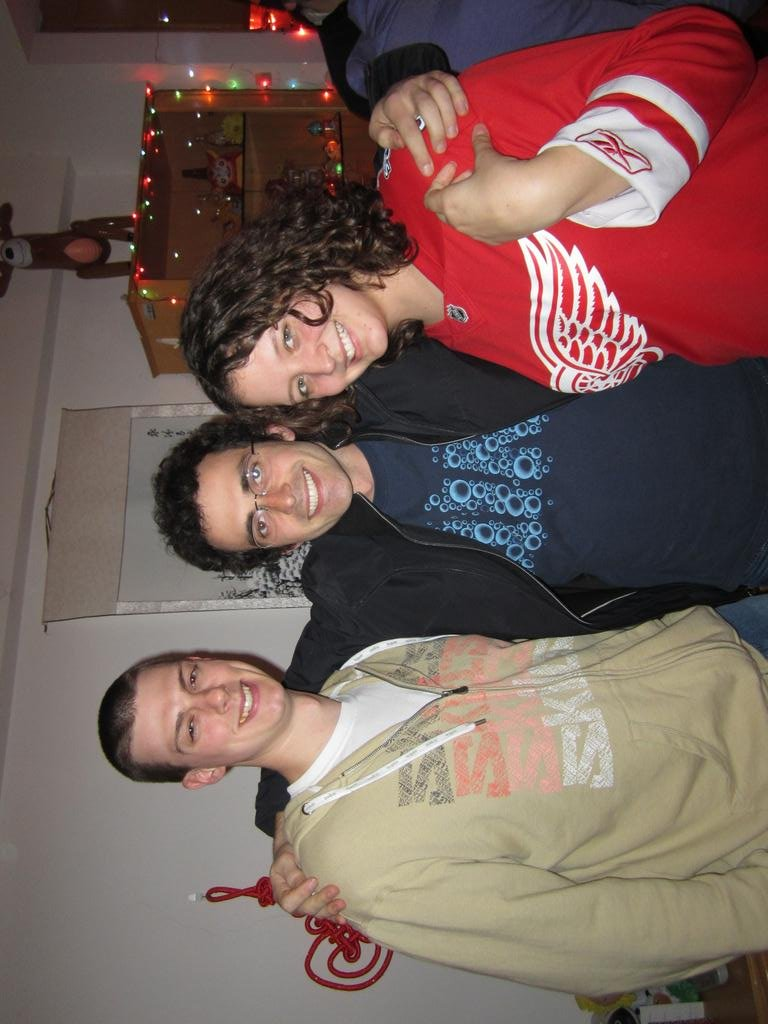
#> input picture group-project/ImageRegionValues/ben-faces.jpg, 768 x 1024 px
$ python face_detection.py --img ben-faces.jpg
#> lines starting #> are read from the running program, lines starting #| are printed output that depends on the picture
import sys
import argparse
import cv2
import cv2.cv as cv
import numpy as np

def load_img(img_path):
    #img_color = cv.LoadImage(img_path)
    #return img_color
#> called with img_path = 'ben-faces.jpg'
    img_color = cv2.imread(img_path)
#> img_color is the input picture: shape (1024, 768, 3); mean B, G, R 89.4, 94.8, 119.2
    img_gray = cv2.cvtColor(img_color, cv.CV_RGB2GRAY)
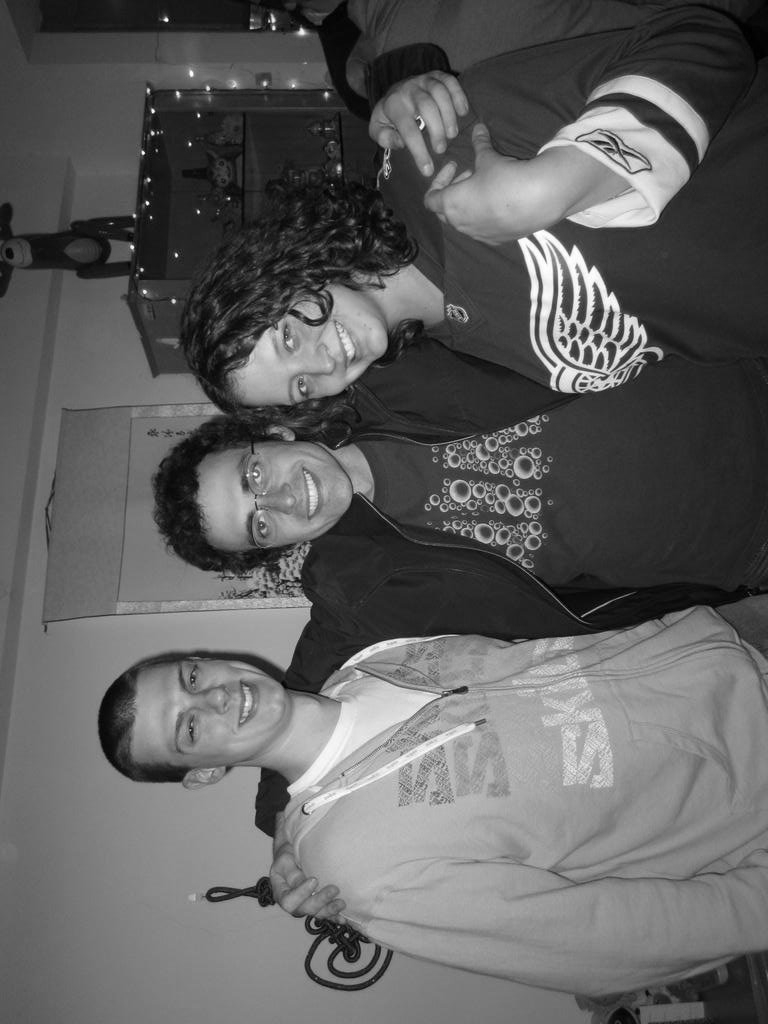
#> img_gray: shape (1024, 768); min 0, max 255, mean 96
    img_gray = cv2.equalizeHist(img_gray)
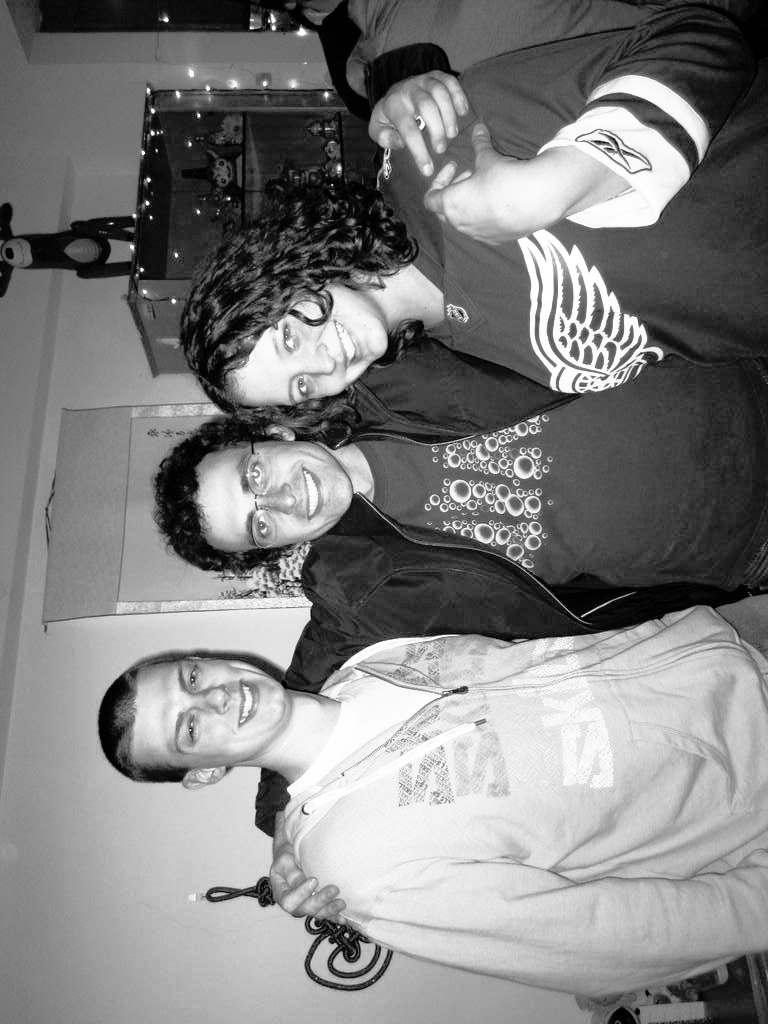
#> img_gray: shape (1024, 768); min 0, max 255, mean 128.3
    return img_gray

# clockwise
def rotate_image(image, angle):
    # [18 lines of commented-out code are left out]
    image_center = tuple(np.array(image.shape)/2)
    rot_mat = cv2.getRotationMatrix2D(image_center,angle,1.0)
    result = cv2.warpAffine(image, rot_mat, image.shape,flags=cv2.INTER_LINEAR)
    return result

cascade_fn='/usr/share/opencv/haarcascades/haarcascade_frontalface_alt.xml'
cascade = cv2.CascadeClassifier(cascade_fn)

def detect(img, scaleFactor=1.2, minNeighbors=3, minSize=(20, 20),
           flags=cv.CV_HAAR_SCALE_IMAGE):

    rects = cascade.detectMultiScale(img, scaleFactor=scaleFactor,
                                     minNeighbors=minNeighbors,
                                     minSize=minSize, flags=flags)
    if len(rects) == 0:
        return []
    rects[:, 2:] += rects[:, :2]
    return rects

class FaceDetection:

    def arff_attr(self):
        output = ""
        for direction in ['up', 'right', 'down', 'left']:
            output += "@attribute faces_detected_" + direction + " real\n"
        return output

    def values(self, infile):
        img = load_img(infile)

        output = ""

        for angle in [0, 90, 180, 270]:
            if angle != 0:
                rot_img = rotate_image(img, angle);
            else:
                rot_img = img
            try:
                rects = detect(rot_img)
            except cv2.error:
                rects = []
            num_faces = len(rects)
            if angle != 0:
                output += ", "
            output += str(num_faces)
#> this loop made 4 passes
#> (rects, num_faces, output) on pass 4: ([[132, 16, 256, 140], [323, 70, 472, 219]], 2, '0, 0, 0, 2')
#> (num_faces, output) on passes 1 to 3: (0, '0'), (0, '0, 0'), (0, '0, 0, 0')
#> pass 2, in rotate_image, `result = cv2.warpAffine(image, rot_mat, image.shape,flags=cv2.INTER_LI..`:
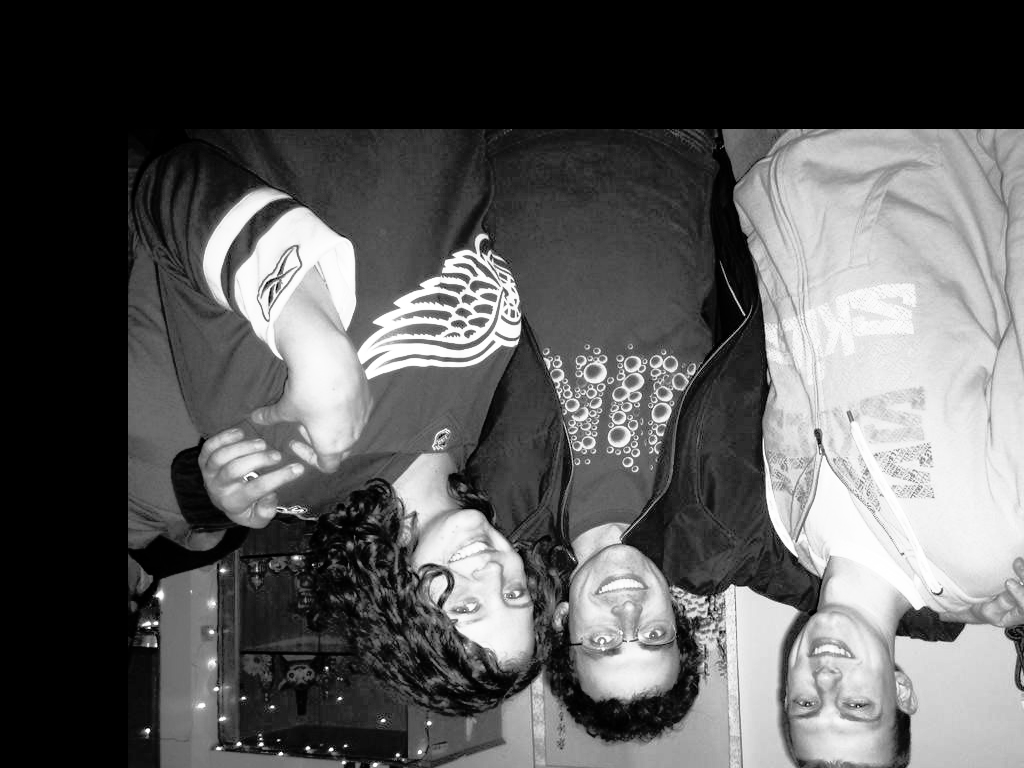
#> result: shape (768, 1024); min 0, max 255, mean 90.3
#> pass 3, in rotate_image (call 2), `result = cv2.warpAffine(image, rot_mat, image.shape,flags=cv2.INTER_LI..`:
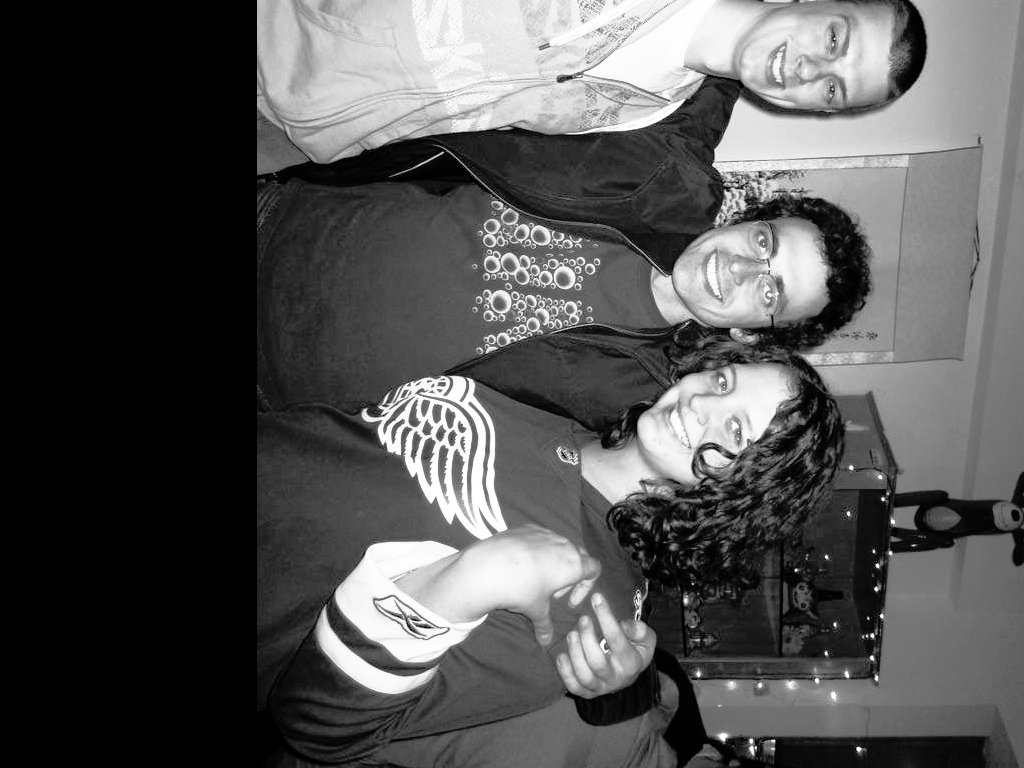
#> result: shape (768, 1024); min 0, max 255, mean 84.3
#> after the loop:
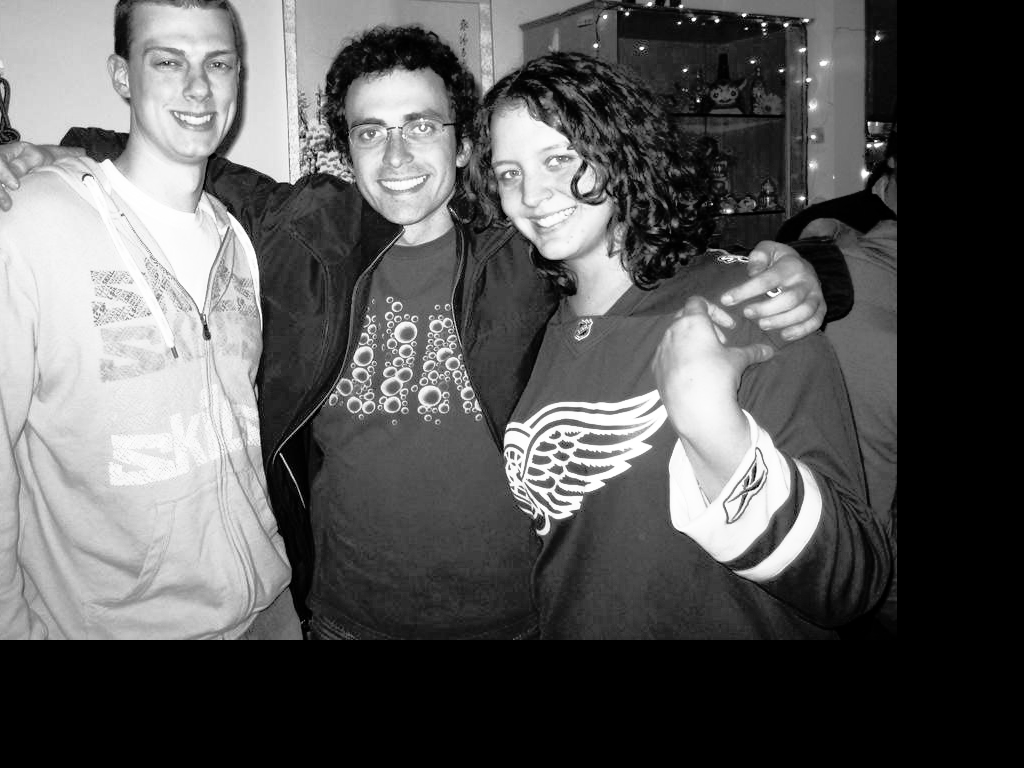
#> rot_img: shape (768, 1024); min 0, max 255, mean 90.6

        return output


if __name__ == '__main__':
    parser = argparse.ArgumentParser(description='Output the number of faces detected at each rotation.')
    parser.add_argument('--img', nargs=1, type=str, help='The path to the image, if this is absent, the arff attribute declorations are outputted.')

    args = parser.parse_args()

    face_detection = FaceDetection()

    if args.img:
        infile = args.img[0]
        sys.stdout.write(face_detection.values(args.img[0]))
    else:
        sys.stdout.write(face_detection.arff_attr())

$ run again, on group-project/ImageRegionValues/chr-faces.jpg
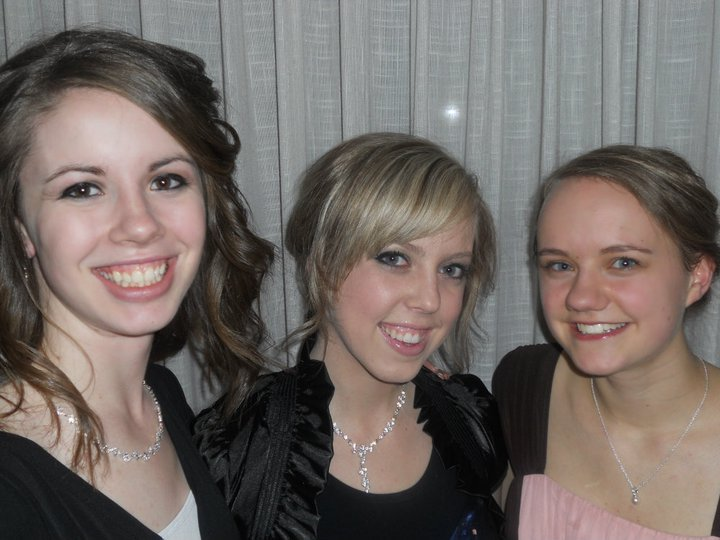
#> input picture group-project/ImageRegionValues/chr-faces.jpg, 720 x 540 px
#> in load_img, img_color is the input picture: shape (540, 720, 3); mean B, G, R 99.8, 104.5, 113.7
#> in load_img, `img_gray = cv2.equalizeHist(img_gray)`:
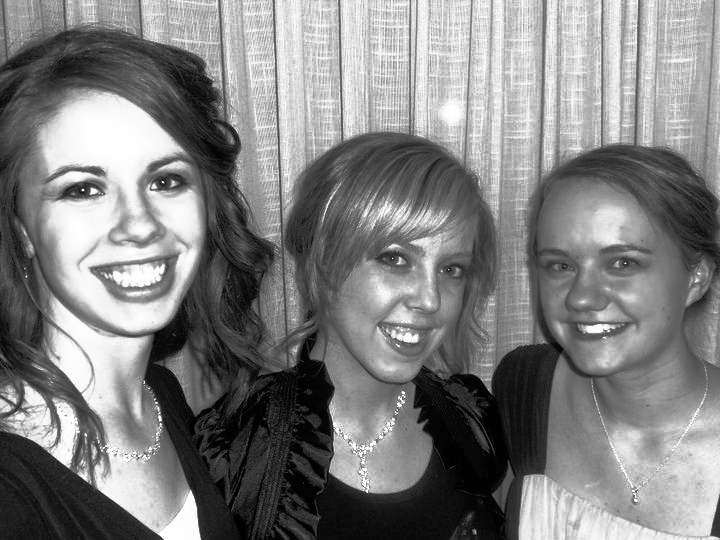
#> img_gray: shape (540, 720); min 0, max 255, mean 128.4
#> the loop in values, `for angle in [0, 90, 180, 270]:` made 4 passes
#> (num_faces, output) on passes 2 to 4: (0, '2, 0'), (0, '2, 0, 0'), (0, '2, 0, 0, 0')
#> after the loop in values, `for angle in [0, 90, 180, 270]:`:
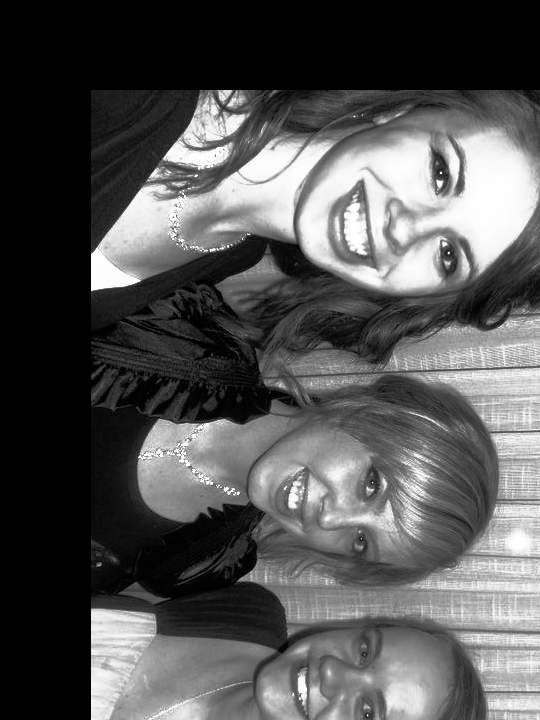
#> rot_img: shape (720, 540); min 0, max 255, mean 84.6

$ run again, on group-project/ImageRegionValues/mike-faces.jpg
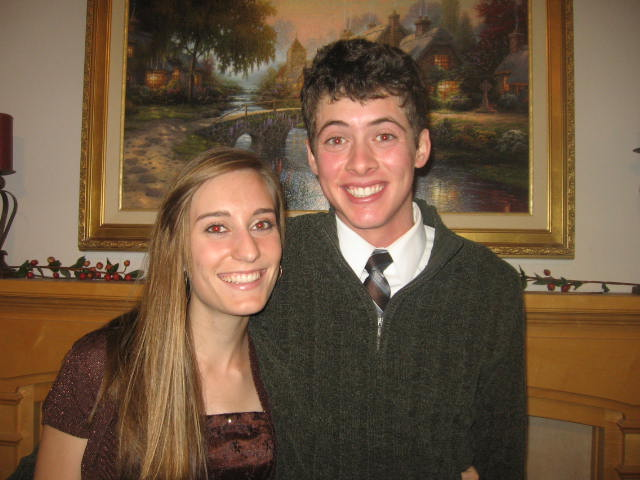
#> input picture group-project/ImageRegionValues/mike-faces.jpg, 640 x 480 px
#> in load_img, img_color is the input picture: shape (480, 640, 3); mean B, G, R 63.4, 86.1, 109.8
#> in load_img, `img_gray = cv2.equalizeHist(img_gray)`:
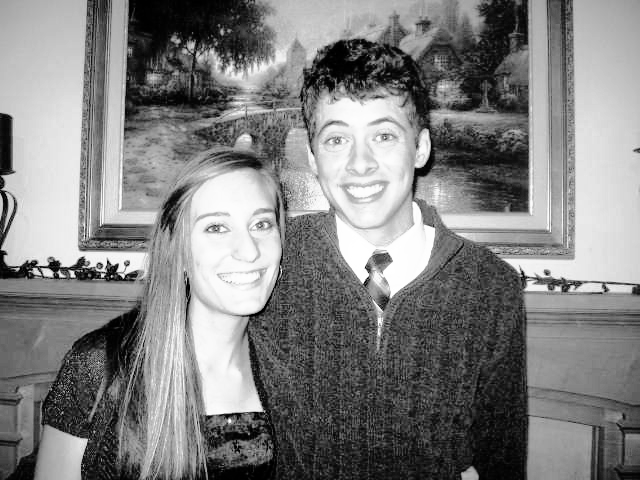
#> img_gray: shape (480, 640); min 0, max 255, mean 128.6
#> the loop in values, `for angle in [0, 90, 180, 270]:` made 4 passes
#> (num_faces, output) on passes 2 to 4: (0, '2, 0'), (0, '2, 0, 0'), (0, '2, 0, 0, 0')
#> after the loop in values, `for angle in [0, 90, 180, 270]:`:
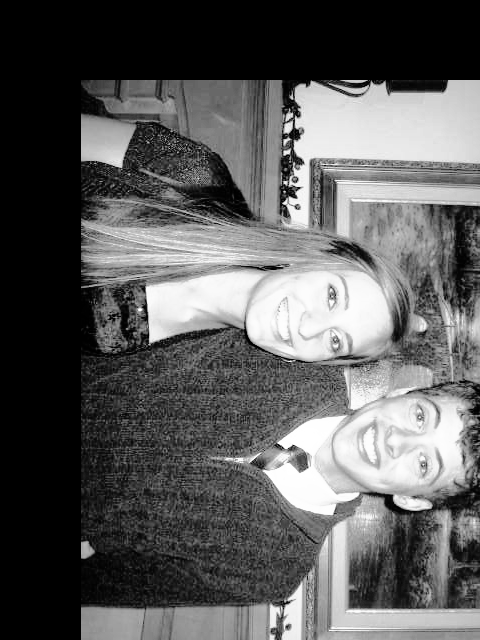
#> rot_img: shape (640, 480); min 0, max 255, mean 91.9

$ run again, on group-project/ImageRegionValues/mike-faces2.jpg
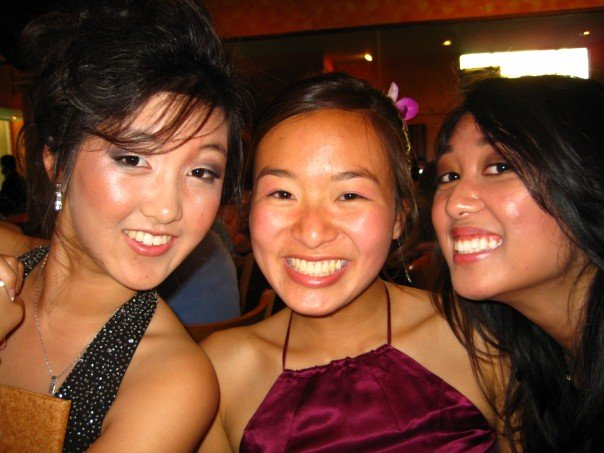
#> input picture group-project/ImageRegionValues/mike-faces2.jpg, 604 x 453 px
#> in load_img, img_color is the input picture: shape (453, 604, 3); mean B, G, R 47.3, 68, 112.4
#> in load_img, `img_gray = cv2.equalizeHist(img_gray)`:
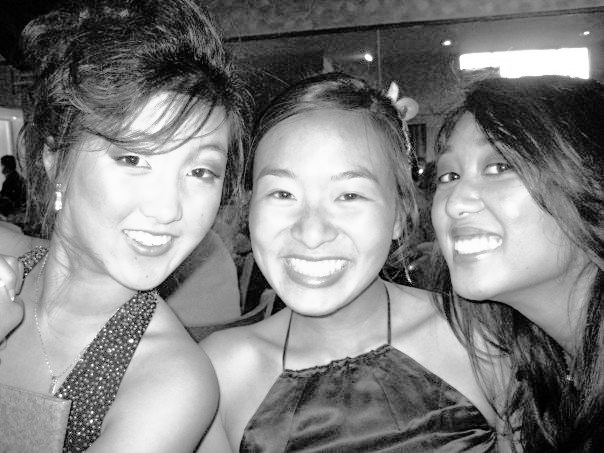
#> img_gray: shape (453, 604); min 0, max 255, mean 128.6
#> the loop in values, `for angle in [0, 90, 180, 270]:` made 4 passes
#> (rects, num_faces, output) on passes 1, 3: ([[225, 127, 405, 307]], 1, '1'), ([[144, 386, 210, 452]], 1, '1, 0, 1')
#> after the loop in values, `for angle in [0, 90, 180, 270]:`:
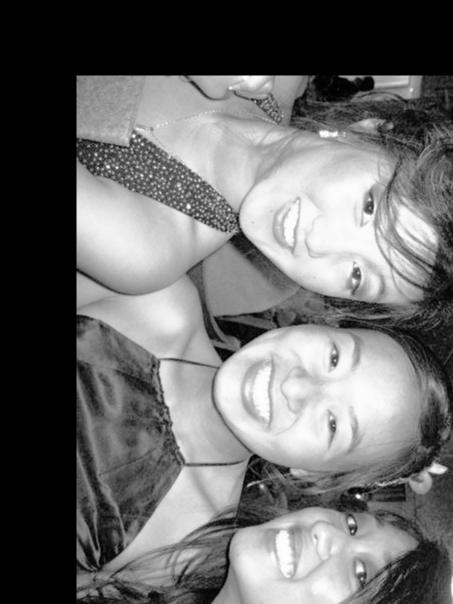
#> rot_img: shape (604, 453); min 0, max 253, mean 106.9
